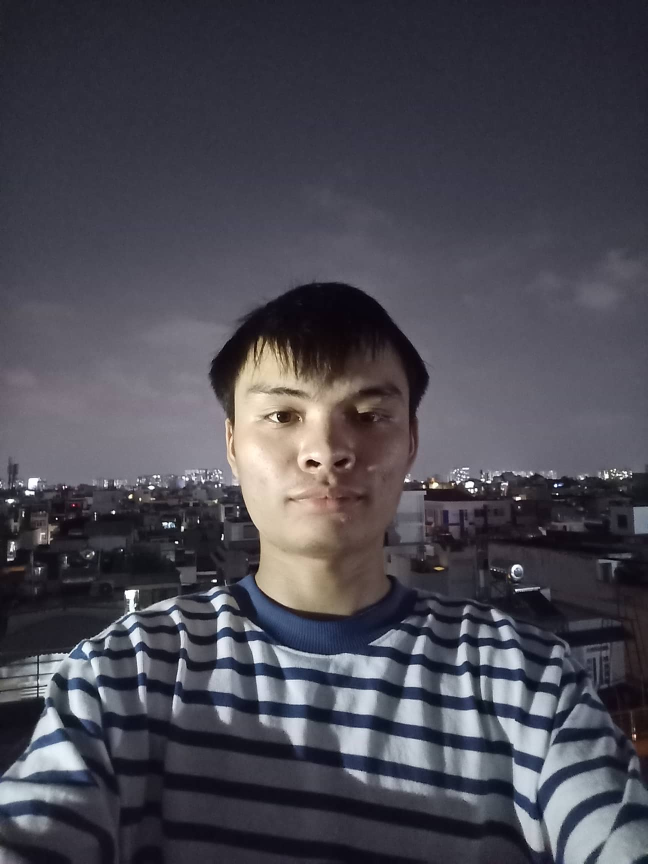
#> input picture alpha blending/vungo.jpg, 1296 x 1728 px (shown at 1/2 size)
$ python 20520950.py
#> lines starting #> are read from the running program, lines starting #| are printed output that depends on the picture
import cv2
import numpy as np
import imageio as im
fg=cv2.imread('vungo.jpg')
#> fg is the input picture: shape (1728, 1296, 3); mean B, G, R 82.1, 72.7, 74.2
mask=cv2.imread('vungo.png')
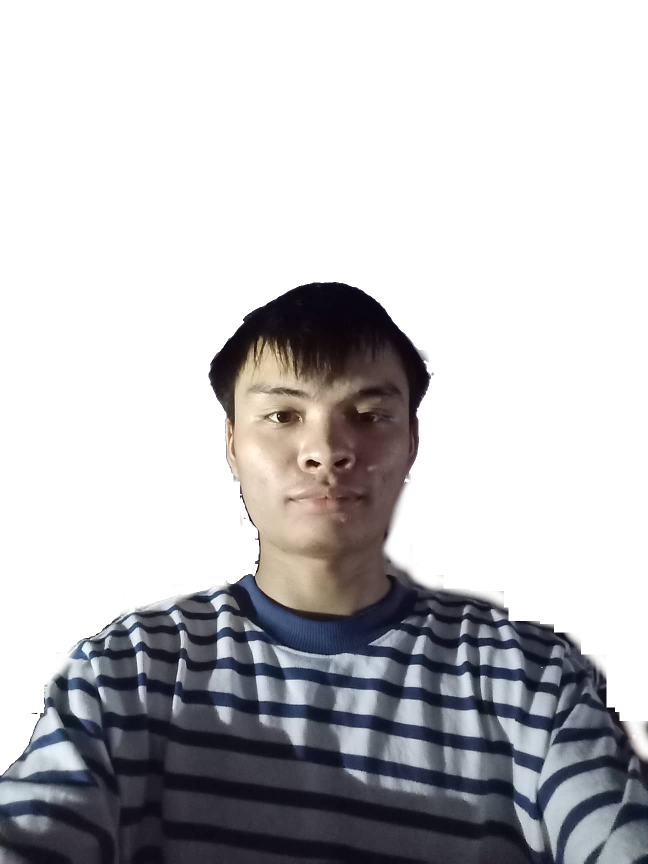
#> input picture alpha blending/vungo.png, 1296 x 1728 px (shown at 1/2 size)
#> mask is the input picture: shape (1728, 1296, 3); mean B, G, R 195.3, 192.7, 193.2
print(mask.shape)
#| (1728, 1296, 3)
fg=cv2.resize(fg,(300,300))
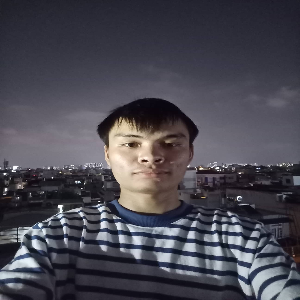
#> fg: shape (300, 300, 3); mean B, G, R 82.1, 72.6, 74.1
mask=cv2.resize(mask,(300,300))
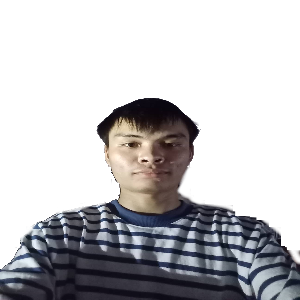
#> mask: shape (300, 300, 3); mean B, G, R 195.3, 192.7, 193.2
result_m=np.ones((300,300,4),dtype=int)
for i in range(0,mask.shape[0]):
    for j in range(0,mask.shape[1]):
        if mask[i,j,0]==mask[i,j,1]==mask[i,j,2]==255:
            result_m[i,j]=np.hstack((mask[i,j],[0]))
        else:
            result_m[i, j] = np.hstack((mask[i, j], [255]))
mask=result_m.copy()
print(mask.shape)
#| (300, 300, 4)
#url
url = "https://i.pinimg.com/originals/f9/6d/fb/f96dfb9f9d4e0b42af3888de8b9473a7.gif"
s_url ="https://c.tenor.com/0Fotn_LvJboAAAAC/smoke-burn.gif"

# url = "https://c.tenor.com/AaPeZRxwOuQAAAAC/fire-flames.gif"
#> (the run stopped early here; a loop or call above may not have finished)
